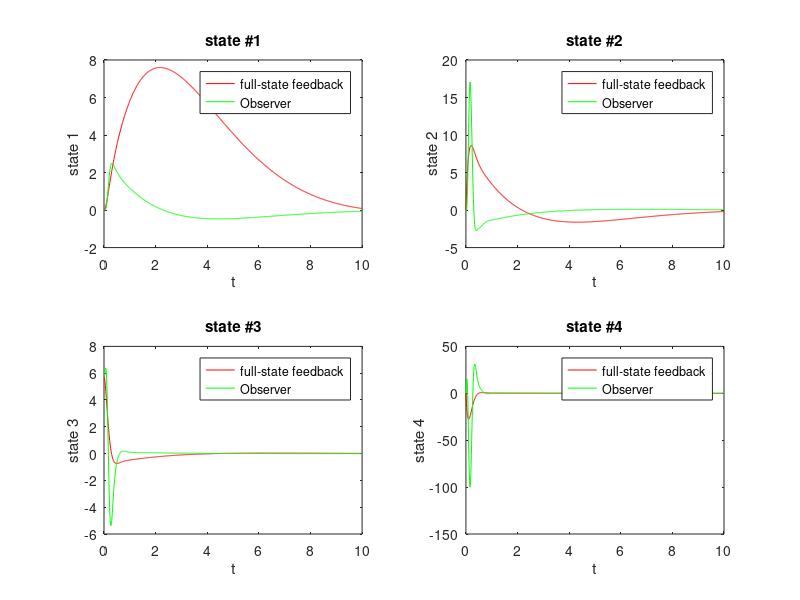

Source code (MATLAB):
clc
close all
clear;
myset = 2;

% 1: Full-state controller
% 2: Observer WITHOUT reference input
% 3: Reference input (not part of exercise)
% 4: Reference input (not part of exercise)

factor = 180/pi;

A = [0 1 0 0;0 0 -1 0;0 0 0 1;0 0 100 0];
B = [0;0.1237;0; -1.2621];
C = eye(4);
%%%%%%%%%%%%%%%%%%%%%%%%%%%%%
% Poles:
%%%%%%%%%%%%%%%%%%%%%%%%%%%%%
    % Controller
    FullFeedbackPoles = [-8-6i;-8+6i;-0.4-0.3i;-0.4+0.3i];
    % Observer
    ObserverPoles = [-16-1i*21.3 -16-1i*21.3 -16+1i*21.3 -16+1i*21.3];

switch myset
    case 1     
        t = 0:0.01:5;
    case 2
        t = 0:0.01:10; 
    case 4
        t = 0:0.01:10;
    otherwise
        t = 0:0.01:3;
end
%%%%%%%%%%%%%%%%%%%%%%%%%%%%%
% System checks
%%%%%%%%%%%%%%%%%%%%%%%%%%%%%
    PC = [B A*B A^2*B A^3*B];
    %fprintf('Controllability matrix:\n');
    %disp(PC)
    if (abs(det(PC))>0.001)
        fprintf('System is controllable!\n');
    else
        fprintf('System is NOT controllable!\n');
    end
%%%%%%%%%%%%%%%%%%%%%%%%%%%%%
% Calc K for full state feedback
%%%%%%%%%%%%%%%%%%%%%%%%%%%%%
    K = acker(A,B,FullFeedbackPoles);
    %fprintf('K for full state feedback:\n');
    %disp(K);
    %%%%%%%%%%%%%%%%%%%%%%%%%%%%%%%%%%%%%%%%%%%%%%%%%%%%%%
    % Place the poles by hand instead of acker
    %%%%%%%%%%%%%%%%%%%%%%%%%%%%%%%%%%%%%%%%%%%%%%%%%%%%%%
        den = poly(FullFeedbackPoles);    
        q = zeros(size(A));
        N = length(den);
        for k = 1:N        
            q = q + A^(N-k) * den(k);
        end
        K0 = [0 0 0 1]*inv(PC)*q;
        if norm(K-K0) > 1e-10
            disp('error');
        end
    
%%%%%%%%%%%%%%%%%%%%%%%%%%%%%
% Full-state feedback
%%%%%%%%%%%%%%%%%%%%%%%%%%%%%
    Afull = A - B*K;
    disp(Afull)
    full = ss(Afull,B,C,0);
    x0 = [0 0 0.1 0]; % Initial state
    ufull = lsim(full,zeros(size(t)),t,x0);

%%%%%%%%%%%%%%%%%%%%%%%%%%%%%
% System respsonse for observer
%%%%%%%%%%%%%%%%%%%%%%%%%%%%%

if myset ~= 1
    
    %%%%%%%%%%%%%%%%%%%%%%%%%%%%%%%%%%%%%%%%%%%%%%%%%%
    CSL = [1 0 0 0];
    % Calculate the observalibility matrix P0
    P0 =  [CSL;CSL*A;CSL*A^2;CSL*A^3];
    % [num,den] = zp2tf([],ObserverPoles,1);
    den = poly(ObserverPoles);
    %%%%%%%%%%%%%%%%%%%%%%%%%%%
    % Place the poles
    %%%%%%%%%%%%%%%%%%%%%%%%%%%
    q = zeros(size(A));
    N = length(den);
    for k = 1:N        
        q = q + A^(N-k) * den(k);
    end
    L = q*inv(P0)*[0 0 0 1]';
   
   
    fprintf('L:\n');
    disp(L) 
    

    switch myset
        case 2

            % Without reference input
            AObserver = [A-B*K,B*K;zeros(size(A)),A-L*CSL];
            disp(AObserver)
            BObserver = zeros(8,1);
            observer = ss(AObserver,BObserver,eye(8),0);
            InitialState = [x0 x0];
            % Note the InitialState:
            % the state vector contains the state and the error
            % the initial state for the error is as before
            % The initial error is simply the initial state if initial
            % state estimate is set to zero (error is state - estimate)
            uobserver = lsim(observer,zeros(size(t)),t,InitialState);

        case 3

            AObserver = [A -B*K; L*CSL A-L*CSL-B*K];
            disp(AObserver)
            N = 2.3;
            BObserver = [B;B]*N;
            observer = ss(AObserver,BObserver,eye(8),0);
            % Note that here we use the estimated state.
            % Compared to case 2 we need to change the initial state
            v0 = 1; % m/sec
            r = t*v0;
            r = 0.5*ones(size(t)); % acc signal
            uobserver = lsim(observer,r,t,[x0 0 0 0 0]);

      case 4

            AObserver = [A -B*K; L*CSL A-L*CSL-B*K];
            disp(AObserver)
        
            BObserver = -[zeros(size(L));L];
            observer = ss(AObserver,BObserver,eye(8),0);
            % Note that here we use the estimated state.
            % Compared to case 2 we need to change the initial state
            v0 = 1; % m/sec
            r = t*v0;
            r = 0.5*ones(size(t)); % acc signal
            uobserver = lsim(observer,r,t,[x0 0 0 0 0]);

    end
        
end

%%%%%%%%%%%%%%%%%%%%%%%%%%%%%
% Plots
%%%%%%%%%%%%%%%%%%%%%%%%%%%%%

for k = 1:4
    subplot(2,2,k);
    plot(t,ufull(:,k)*factor,'red');   
    if myset > 1
        hold on
        plot(t,uobserver(:,k)*factor,'green');
        xlabel('t');
        tmps = sprintf('state %d',k);
        ylabel(tmps)
    end
    s = sprintf('state #%d',k);
    title(s)
    legend('full-state feedback','Observer');
end
